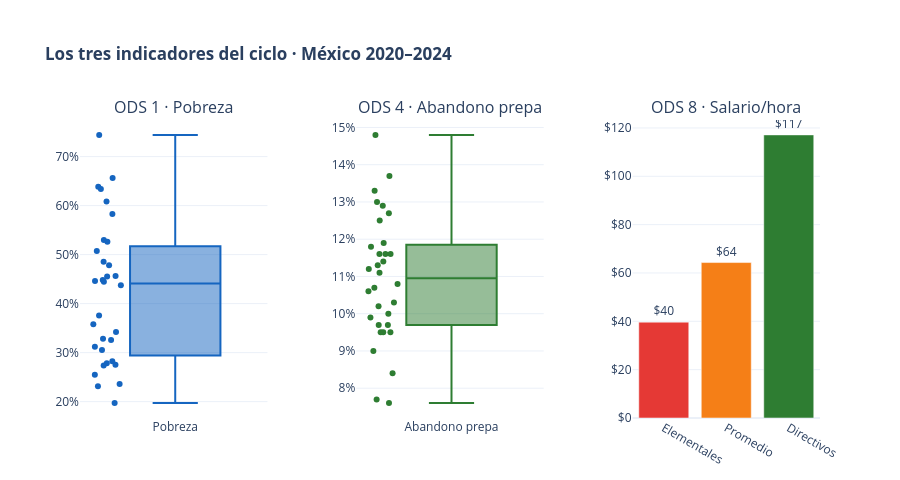

The code cell stored with this chart in its notebook:
### Markdown cell above
## Acto Ⅳ - "El ciclo que no se rompe".
> "No es casualidad. Es un sistema que se reproduce:
> la pobreza impide estudiar, la falta de educación
> condena a la informalidad, y la informalidad
> perpetúa la pobreza en la siguiente generación."

Los tres paneles siguientes ponen las tres dimensiones juntas.

### Code cell
fig8 = make_subplots(
    rows=1, cols=3,
    subplot_titles=(
        'ODS 1 · Pobreza',
        'ODS 4 · Abandono prepa',
        'ODS 8 · Salario/hora'
    ),
    horizontal_spacing=0.12
)


fig8.add_trace(go.Box(
    y=df_pob.pct_2020,
    name='Pobreza',
    marker_color=C1,
    boxpoints='all',       
    jitter=0.4,
    pointpos=-1.5,
    hovertemplate='%{y:.1f}%<extra></extra>'
), row=1, col=1)


aban_ms_v = df_aban[
    (df_aban['nivel'] == 'Media superior') &
    (df_aban['estado'] != 'Estados Unidos Mexicanos')
]['a2024'].dropna().astype(float)

fig8.add_trace(go.Box(
    y=aban_ms_v,
    name='Abandono prepa',
    marker_color=C4,
    boxpoints='all',
    jitter=0.4,
    pointpos=-1.5,
    hovertemplate='%{y:.1f}%<extra></extra>'
), row=1, col=2)


fig8.add_trace(go.Bar(
    x=['Elementales', 'Promedio', 'Directivos'],
    y=[
        sal24['elementales'],
        sal_df.salario.mean(),
        sal24['directivos']
    ],
    marker_color=[CA, CM, C4],
    text=[
        f'${sal24["elementales"]:.0f}',
        f'${sal_df.salario.mean():.0f}',
        f'${sal24["directivos"]:.0f}'
    ],
    textposition='outside',
    hovertemplate='%{x}: $%{y:.0f}/hr<extra></extra>'
), row=1, col=3)

fig8.update_layout(
    title='<b>Los tres indicadores del ciclo · México 2020–2024</b>',
    template='plotly_white',
    height=480,
    showlegend=False,
    margin=dict(t=120, b=40)   # más espacio arriba para los subtítulos
)
fig8.update_yaxes(ticksuffix='%', row=1, col=1)
fig8.update_yaxes(ticksuffix='%', row=1, col=2)
fig8.update_yaxes(tickprefix='$',  row=1, col=3)
fig8.show()

### Figure 1 — Plotly figure (JSON) as saved in the notebook; plotly's stock layout.template omitted (floating-point values rounded to 4 significant figures)
{"data": [{"boxpoints": "all", "hovertemplate": "%{y:.1f}%<extra></extra>", "jitter": 0.4, "marker": {"color": "#1565c0"}, "name": "Pobreza", "pointpos": -1.5, "type": "box", "xaxis": "x", "y": [27.53, 23.12, 27.35, 48.54, 23.58, 27.81, 74.43, 25.5, 34.19, 37.59, 44.45, 65.62, 45.66, 32.59, 50.76, 45.56, 52.63, 30.54, 19.7, 63.83, 63.37, 32.85, 44.84, 44.64, 28.25, 31.19, 52.96, 35.77, 58.28, 60.85, 47.84, 43.76], "yaxis": "y"}, {"boxpoints": "all", "hovertemplate": "%{y:.1f}%<extra></extra>", "jitter": 0.4, "marker": {"color": "#2e7d32"}, "name": "Abandono prepa", "pointpos": -1.5, "type": "box", "xaxis": "x2", "y": [9.5, 11.6, 7.7, 11.8, 11.6, 9.0, 9.5, 10.7, 14.8, 12.5, 13.3, 11.1, 11.6, 12.7, 9.7, 11.2, 13.7, 11.9, 13.0, 9.9, 9.5, 8.4, 10.0, 10.6, 11.3, 10.8, 9.7, 10.2, 7.6, 12.9, 10.3, 11.4], "yaxis": "y2"}, {"hovertemplate": "%{x}: $%{y:.0f}/hr<extra></extra>", "marker": {"color": ["#e53935", "#f57f17", "#2e7d32"]}, "text": ["$40", "$64", "$117"], "textposition": "outside", "type": "bar", "x": ["Elementales", "Promedio", "Directivos"], "xaxis": "x3", "y": [39.66, 64.31, 117.1], "yaxis": "y3"}], "layout": {"annotations": [{"font": {"size": 16}, "showarrow": false, "text": "ODS 1 · Pobreza", "x": 0.1267, "xanchor": "center", "xref": "paper", "y": 1, "yanchor": "bottom", "yref": "paper"}, {"font": {"size": 16}, "showarrow": false, "text": "ODS 4 · Abandono prepa", "x": 0.5, "xanchor": "center", "xref": "paper", "y": 1, "yanchor": "bottom", "yref": "paper"}, {"font": {"size": 16}, "showarrow": false, "text": "ODS 8 · Salario/hora", "x": 0.8733, "xanchor": "center", "xref": "paper", "y": 1, "yanchor": "bottom", "yref": "paper"}], "height": 480, "margin": {"b": 40, "t": 120}, "showlegend": false, "title": {"text": "<b>Los tres indicadores del ciclo · México 2020–2024</b>"}, "xaxis": {"anchor": "y", "domain": [0, 0.2533]}, "xaxis2": {"anchor": "y2", "domain": [0.3733, 0.6267]}, "xaxis3": {"anchor": "y3", "domain": [0.7467, 1]}, "yaxis": {"anchor": "x", "domain": [0, 1], "ticksuffix": "%"}, "yaxis2": {"anchor": "x2", "domain": [0, 1], "ticksuffix": "%"}, "yaxis3": {"anchor": "x3", "domain": [0, 1], "tickprefix": "$"}}}
